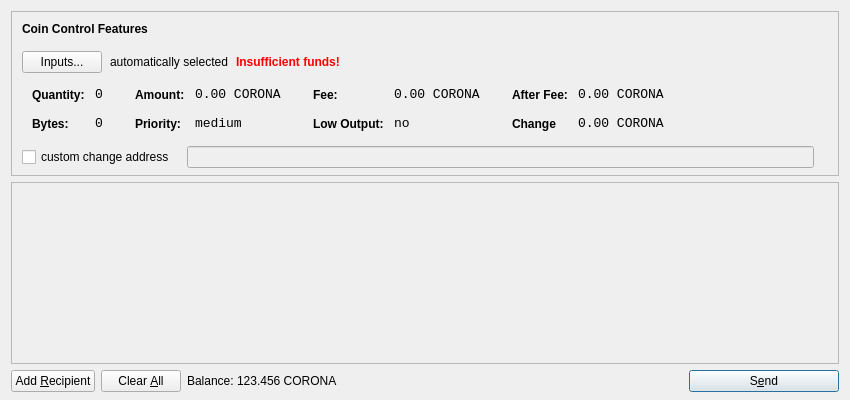
<?xml version="1.0" encoding="UTF-8"?>
<ui version="4.0">
 <class>SendCoinsDialog</class>
 <widget class="QDialog" name="SendCoinsDialog">
  <property name="geometry">
   <rect>
    <x>0</x>
    <y>0</y>
    <width>850</width>
    <height>400</height>
   </rect>
  </property>
  <property name="windowTitle">
   <string>Send Coins</string>
  </property>
  <layout class="QVBoxLayout" name="verticalLayout" stretch="0,1,0">
   <property name="bottomMargin">
    <number>8</number>
   </property>
   <item>
    <widget class="QFrame" name="frameCoinControl">
     <property name="sizePolicy">
      <sizepolicy hsizetype="Expanding" vsizetype="Expanding">
       <horstretch>0</horstretch>
       <verstretch>0</verstretch>
      </sizepolicy>
     </property>
     <property name="maximumSize">
      <size>
       <width>16777215</width>
       <height>16777215</height>
      </size>
     </property>
     <property name="frameShape">
      <enum>QFrame::StyledPanel</enum>
     </property>
     <property name="frameShadow">
      <enum>QFrame::Sunken</enum>
     </property>
     <layout class="QVBoxLayout" name="verticalLayoutCoinControl2">
      <property name="spacing">
       <number>-1</number>
      </property>
      <property name="leftMargin">
       <number>0</number>
      </property>
      <property name="topMargin">
       <number>0</number>
      </property>
      <property name="rightMargin">
       <number>0</number>
      </property>
      <property name="bottomMargin">
       <number>6</number>
      </property>
      <item>
       <layout class="QVBoxLayout" name="verticalLayoutCoinControl" stretch="0,0,0,0,1">
        <property name="spacing">
         <number>0</number>
        </property>
        <property name="leftMargin">
         <number>10</number>
        </property>
        <property name="topMargin">
         <number>10</number>
        </property>
        <item>
         <layout class="QHBoxLayout" name="horizontalLayoutCoinControl1">
          <property name="bottomMargin">
           <number>15</number>
          </property>
          <item>
           <widget class="QLabel" name="labelCoinControlFeatures">
            <property name="sizePolicy">
             <sizepolicy hsizetype="Preferred" vsizetype="Maximum">
              <horstretch>0</horstretch>
              <verstretch>0</verstretch>
             </sizepolicy>
            </property>
            <property name="font">
             <font>
              <weight>75</weight>
              <bold>true</bold>
             </font>
            </property>
            <property name="styleSheet">
             <string notr="true">font-weight:bold;</string>
            </property>
            <property name="text">
             <string>Coin Control Features</string>
            </property>
           </widget>
          </item>
         </layout>
        </item>
        <item>
         <layout class="QHBoxLayout" name="horizontalLayoutCoinControl2" stretch="0,0,0,0">
          <property name="spacing">
           <number>8</number>
          </property>
          <property name="bottomMargin">
           <number>10</number>
          </property>
          <item>
           <widget class="QPushButton" name="pushButtonCoinControl">
            <property name="styleSheet">
             <string notr="true"/>
            </property>
            <property name="text">
             <string>Inputs...</string>
            </property>
           </widget>
          </item>
          <item>
           <widget class="QLabel" name="labelCoinControlAutomaticallySelected">
            <property name="text">
             <string>automatically selected</string>
            </property>
            <property name="margin">
             <number>5</number>
            </property>
           </widget>
          </item>
          <item>
           <widget class="QLabel" name="labelCoinControlInsuffFunds">
            <property name="font">
             <font>
              <weight>75</weight>
              <bold>true</bold>
             </font>
            </property>
            <property name="styleSheet">
             <string notr="true">color:red;font-weight:bold;</string>
            </property>
            <property name="text">
             <string>Insufficient funds!</string>
            </property>
            <property name="margin">
             <number>5</number>
            </property>
           </widget>
          </item>
          <item>
           <spacer name="horizontalSpacerCoinControl">
            <property name="orientation">
             <enum>Qt::Horizontal</enum>
            </property>
            <property name="sizeHint" stdset="0">
             <size>
              <width>40</width>
              <height>1</height>
             </size>
            </property>
           </spacer>
          </item>
         </layout>
        </item>
        <item>
         <widget class="QWidget" name="widgetCoinControl" native="true">
          <property name="sizePolicy">
           <sizepolicy hsizetype="Preferred" vsizetype="Preferred">
            <horstretch>0</horstretch>
            <verstretch>0</verstretch>
           </sizepolicy>
          </property>
          <property name="minimumSize">
           <size>
            <width>0</width>
            <height>0</height>
           </size>
          </property>
          <property name="styleSheet">
           <string notr="true"/>
          </property>
          <layout class="QHBoxLayout" name="horizontalLayoutCoinControl5">
           <property name="margin">
            <number>0</number>
           </property>
           <item>
            <layout class="QHBoxLayout" name="horizontalLayoutCoinControl3" stretch="0,0,0,1">
             <property name="spacing">
              <number>20</number>
             </property>
             <property name="topMargin">
              <number>0</number>
             </property>
             <property name="bottomMargin">
              <number>10</number>
             </property>
             <item>
              <layout class="QFormLayout" name="formLayoutCoinControl1">
               <property name="horizontalSpacing">
                <number>10</number>
               </property>
               <property name="verticalSpacing">
                <number>14</number>
               </property>
               <property name="leftMargin">
                <number>10</number>
               </property>
               <property name="topMargin">
                <number>4</number>
               </property>
               <property name="rightMargin">
                <number>6</number>
               </property>
               <item row="0" column="0">
                <widget class="QLabel" name="labelCoinControlQuantityText">
                 <property name="styleSheet">
                  <string notr="true">font-weight:bold;</string>
                 </property>
                 <property name="text">
                  <string>Quantity:</string>
                 </property>
                 <property name="margin">
                  <number>0</number>
                 </property>
                </widget>
               </item>
               <item row="0" column="1">
                <widget class="QLabel" name="labelCoinControlQuantity">
                 <property name="font">
                  <font>
                   <family>Monospace</family>
                   <pointsize>10</pointsize>
                  </font>
                 </property>
                 <property name="cursor">
                  <cursorShape>IBeamCursor</cursorShape>
                 </property>
                 <property name="contextMenuPolicy">
                  <enum>Qt::ActionsContextMenu</enum>
                 </property>
                 <property name="text">
                  <string>0</string>
                 </property>
                 <property name="margin">
                  <number>0</number>
                 </property>
                 <property name="textInteractionFlags">
                  <set>Qt::LinksAccessibleByMouse|Qt::TextSelectableByKeyboard|Qt::TextSelectableByMouse</set>
                 </property>
                </widget>
               </item>
               <item row="1" column="0">
                <widget class="QLabel" name="labelCoinControlBytesText">
                 <property name="styleSheet">
                  <string notr="true">font-weight:bold;</string>
                 </property>
                 <property name="text">
                  <string>Bytes:</string>
                 </property>
                </widget>
               </item>
               <item row="1" column="1">
                <widget class="QLabel" name="labelCoinControlBytes">
                 <property name="font">
                  <font>
                   <family>Monospace</family>
                   <pointsize>10</pointsize>
                  </font>
                 </property>
                 <property name="cursor">
                  <cursorShape>IBeamCursor</cursorShape>
                 </property>
                 <property name="contextMenuPolicy">
                  <enum>Qt::ActionsContextMenu</enum>
                 </property>
                 <property name="text">
                  <string>0</string>
                 </property>
                 <property name="textInteractionFlags">
                  <set>Qt::LinksAccessibleByMouse|Qt::TextSelectableByKeyboard|Qt::TextSelectableByMouse</set>
                 </property>
                </widget>
               </item>
              </layout>
             </item>
             <item>
              <layout class="QFormLayout" name="formLayoutCoinControl2">
               <property name="horizontalSpacing">
                <number>10</number>
               </property>
               <property name="verticalSpacing">
                <number>14</number>
               </property>
               <property name="leftMargin">
                <number>6</number>
               </property>
               <property name="topMargin">
                <number>4</number>
               </property>
               <property name="rightMargin">
                <number>6</number>
               </property>
               <item row="0" column="0">
                <widget class="QLabel" name="labelCoinControlAmountText">
                 <property name="styleSheet">
                  <string notr="true">font-weight:bold;</string>
                 </property>
                 <property name="text">
                  <string>Amount:</string>
                 </property>
                 <property name="margin">
                  <number>0</number>
                 </property>
                </widget>
               </item>
               <item row="0" column="1">
                <widget class="QLabel" name="labelCoinControlAmount">
                 <property name="font">
                  <font>
                   <family>Monospace</family>
                   <pointsize>10</pointsize>
                  </font>
                 </property>
                 <property name="cursor">
                  <cursorShape>IBeamCursor</cursorShape>
                 </property>
                 <property name="contextMenuPolicy">
                  <enum>Qt::ActionsContextMenu</enum>
                 </property>
                 <property name="text">
                  <string>0.00 CORONA</string>
                 </property>
                 <property name="textInteractionFlags">
                  <set>Qt::LinksAccessibleByMouse|Qt::TextSelectableByKeyboard|Qt::TextSelectableByMouse</set>
                 </property>
                </widget>
               </item>
               <item row="1" column="0">
                <widget class="QLabel" name="labelCoinControlPriorityText">
                 <property name="styleSheet">
                  <string notr="true">font-weight:bold;</string>
                 </property>
                 <property name="text">
                  <string>Priority:</string>
                 </property>
                </widget>
               </item>
               <item row="1" column="1">
                <widget class="QLabel" name="labelCoinControlPriority">
                 <property name="font">
                  <font>
                   <family>Monospace</family>
                   <pointsize>10</pointsize>
                  </font>
                 </property>
                 <property name="cursor">
                  <cursorShape>IBeamCursor</cursorShape>
                 </property>
                 <property name="contextMenuPolicy">
                  <enum>Qt::ActionsContextMenu</enum>
                 </property>
                 <property name="text">
                  <string>medium</string>
                 </property>
                 <property name="textInteractionFlags">
                  <set>Qt::LinksAccessibleByMouse|Qt::TextSelectableByKeyboard|Qt::TextSelectableByMouse</set>
                 </property>
                </widget>
               </item>
              </layout>
             </item>
             <item>
              <layout class="QFormLayout" name="formLayoutCoinControl3">
               <property name="horizontalSpacing">
                <number>10</number>
               </property>
               <property name="verticalSpacing">
                <number>14</number>
               </property>
               <property name="leftMargin">
                <number>6</number>
               </property>
               <property name="topMargin">
                <number>4</number>
               </property>
               <property name="rightMargin">
                <number>6</number>
               </property>
               <item row="0" column="0">
                <widget class="QLabel" name="labelCoinControlFeeText">
                 <property name="styleSheet">
                  <string notr="true">font-weight:bold;</string>
                 </property>
                 <property name="text">
                  <string>Fee:</string>
                 </property>
                 <property name="margin">
                  <number>0</number>
                 </property>
                </widget>
               </item>
               <item row="0" column="1">
                <widget class="QLabel" name="labelCoinControlFee">
                 <property name="font">
                  <font>
                   <family>Monospace</family>
                   <pointsize>10</pointsize>
                  </font>
                 </property>
                 <property name="cursor">
                  <cursorShape>IBeamCursor</cursorShape>
                 </property>
                 <property name="contextMenuPolicy">
                  <enum>Qt::ActionsContextMenu</enum>
                 </property>
                 <property name="text">
                  <string>0.00 CORONA</string>
                 </property>
                 <property name="textInteractionFlags">
                  <set>Qt::LinksAccessibleByMouse|Qt::TextSelectableByKeyboard|Qt::TextSelectableByMouse</set>
                 </property>
                </widget>
               </item>
               <item row="1" column="0">
                <widget class="QLabel" name="labelCoinControlLowOutputText">
                 <property name="styleSheet">
                  <string notr="true">font-weight:bold;</string>
                 </property>
                 <property name="text">
                  <string>Low Output:</string>
                 </property>
                </widget>
               </item>
               <item row="1" column="1">
                <widget class="QLabel" name="labelCoinControlLowOutput">
                 <property name="font">
                  <font>
                   <family>Monospace</family>
                   <pointsize>10</pointsize>
                  </font>
                 </property>
                 <property name="cursor">
                  <cursorShape>IBeamCursor</cursorShape>
                 </property>
                 <property name="contextMenuPolicy">
                  <enum>Qt::ActionsContextMenu</enum>
                 </property>
                 <property name="text">
                  <string>no</string>
                 </property>
                 <property name="textInteractionFlags">
                  <set>Qt::LinksAccessibleByMouse|Qt::TextSelectableByKeyboard|Qt::TextSelectableByMouse</set>
                 </property>
                </widget>
               </item>
              </layout>
             </item>
             <item>
              <layout class="QFormLayout" name="formLayoutCoinControl4">
               <property name="horizontalSpacing">
                <number>10</number>
               </property>
               <property name="verticalSpacing">
                <number>14</number>
               </property>
               <property name="leftMargin">
                <number>6</number>
               </property>
               <property name="topMargin">
                <number>4</number>
               </property>
               <property name="rightMargin">
                <number>6</number>
               </property>
               <item row="0" column="0">
                <widget class="QLabel" name="labelCoinControlAfterFeeText">
                 <property name="styleSheet">
                  <string notr="true">font-weight:bold;</string>
                 </property>
                 <property name="text">
                  <string>After Fee:</string>
                 </property>
                 <property name="margin">
                  <number>0</number>
                 </property>
                </widget>
               </item>
               <item row="0" column="1">
                <widget class="QLabel" name="labelCoinControlAfterFee">
                 <property name="font">
                  <font>
                   <family>Monospace</family>
                   <pointsize>10</pointsize>
                  </font>
                 </property>
                 <property name="cursor">
                  <cursorShape>IBeamCursor</cursorShape>
                 </property>
                 <property name="contextMenuPolicy">
                  <enum>Qt::ActionsContextMenu</enum>
                 </property>
                 <property name="text">
                  <string>0.00 CORONA</string>
                 </property>
                 <property name="textInteractionFlags">
                  <set>Qt::LinksAccessibleByMouse|Qt::TextSelectableByKeyboard|Qt::TextSelectableByMouse</set>
                 </property>
                </widget>
               </item>
               <item row="1" column="0">
                <widget class="QLabel" name="labelCoinControlChangeText">
                 <property name="styleSheet">
                  <string notr="true">font-weight:bold;</string>
                 </property>
                 <property name="text">
                  <string>Change</string>
                 </property>
                </widget>
               </item>
               <item row="1" column="1">
                <widget class="QLabel" name="labelCoinControlChange">
                 <property name="font">
                  <font>
                   <family>Monospace</family>
                   <pointsize>10</pointsize>
                  </font>
                 </property>
                 <property name="cursor">
                  <cursorShape>IBeamCursor</cursorShape>
                 </property>
                 <property name="contextMenuPolicy">
                  <enum>Qt::ActionsContextMenu</enum>
                 </property>
                 <property name="text">
                  <string>0.00 CORONA</string>
                 </property>
                 <property name="textInteractionFlags">
                  <set>Qt::LinksAccessibleByMouse|Qt::TextSelectableByKeyboard|Qt::TextSelectableByMouse</set>
                 </property>
                </widget>
               </item>
              </layout>
             </item>
            </layout>
           </item>
          </layout>
         </widget>
        </item>
        <item>
         <layout class="QHBoxLayout" name="horizontalLayoutCoinControl4" stretch="0,0,0">
          <property name="spacing">
           <number>12</number>
          </property>
          <property name="sizeConstraint">
           <enum>QLayout::SetDefaultConstraint</enum>
          </property>
          <property name="topMargin">
           <number>5</number>
          </property>
          <property name="rightMargin">
           <number>5</number>
          </property>
          <item>
           <widget class="QCheckBox" name="checkBoxCoinControlChange">
            <property name="text">
             <string>custom change address</string>
            </property>
           </widget>
          </item>
          <item>
           <widget class="QLineEdit" name="lineEditCoinControlChange">
            <property name="enabled">
             <bool>false</bool>
            </property>
            <property name="sizePolicy">
             <sizepolicy hsizetype="Expanding" vsizetype="Fixed">
              <horstretch>0</horstretch>
              <verstretch>0</verstretch>
             </sizepolicy>
            </property>
           </widget>
          </item>
          <item>
           <widget class="QLabel" name="labelCoinControlChangeLabel">
            <property name="sizePolicy">
             <sizepolicy hsizetype="Preferred" vsizetype="Expanding">
              <horstretch>0</horstretch>
              <verstretch>0</verstretch>
             </sizepolicy>
            </property>
            <property name="minimumSize">
             <size>
              <width>0</width>
              <height>0</height>
             </size>
            </property>
            <property name="text">
             <string/>
            </property>
            <property name="margin">
             <number>3</number>
            </property>
           </widget>
          </item>
         </layout>
        </item>
        <item>
         <spacer name="verticalSpacerCoinControl">
          <property name="orientation">
           <enum>Qt::Vertical</enum>
          </property>
          <property name="sizeHint" stdset="0">
           <size>
            <width>800</width>
            <height>1</height>
           </size>
          </property>
         </spacer>
        </item>
       </layout>
      </item>
     </layout>
    </widget>
   </item>
   <item>
    <widget class="QScrollArea" name="scrollArea">
     <property name="widgetResizable">
      <bool>true</bool>
     </property>
     <widget class="QWidget" name="scrollAreaWidgetContents">
      <property name="geometry">
       <rect>
        <x>0</x>
        <y>0</y>
        <width>830</width>
        <height>165</height>
       </rect>
      </property>
      <layout class="QVBoxLayout" name="verticalLayout_2">
       <property name="margin">
        <number>0</number>
       </property>
       <item>
        <layout class="QVBoxLayout" name="entries">
         <property name="spacing">
          <number>6</number>
         </property>
        </layout>
       </item>
       <item>
        <spacer name="verticalSpacer">
         <property name="orientation">
          <enum>Qt::Vertical</enum>
         </property>
         <property name="sizeHint" stdset="0">
          <size>
           <width>20</width>
           <height>40</height>
          </size>
         </property>
        </spacer>
       </item>
      </layout>
     </widget>
    </widget>
   </item>
   <item>
    <layout class="QHBoxLayout" name="horizontalLayout">
     <item>
      <widget class="QPushButton" name="addButton">
       <property name="toolTip">
        <string>Send to multiple recipients at once</string>
       </property>
       <property name="text">
        <string>Add &amp;Recipient</string>
       </property>
       <property name="icon">
        <iconset resource="../bitcoin.qrc">
         <normaloff>:/icons/add</normaloff>:/icons/add</iconset>
       </property>
       <property name="autoDefault">
        <bool>false</bool>
       </property>
      </widget>
     </item>
     <item>
      <widget class="QPushButton" name="clearButton">
       <property name="sizePolicy">
        <sizepolicy hsizetype="Minimum" vsizetype="Fixed">
         <horstretch>0</horstretch>
         <verstretch>0</verstretch>
        </sizepolicy>
       </property>
       <property name="toolTip">
        <string>Remove all transaction fields</string>
       </property>
       <property name="text">
        <string>Clear &amp;All</string>
       </property>
       <property name="icon">
        <iconset resource="../bitcoin.qrc">
         <normaloff>:/icons/remove</normaloff>:/icons/remove</iconset>
       </property>
       <property name="autoRepeatDelay">
        <number>300</number>
       </property>
       <property name="autoDefault">
        <bool>false</bool>
       </property>
      </widget>
     </item>
     <item>
      <layout class="QHBoxLayout" name="horizontalLayout_2">
       <property name="spacing">
        <number>3</number>
       </property>
       <item>
        <widget class="QLabel" name="label">
         <property name="sizePolicy">
          <sizepolicy hsizetype="Preferred" vsizetype="Fixed">
           <horstretch>0</horstretch>
           <verstretch>0</verstretch>
          </sizepolicy>
         </property>
         <property name="text">
          <string>Balance:</string>
         </property>
        </widget>
       </item>
       <item>
        <widget class="QLabel" name="labelBalance">
         <property name="sizePolicy">
          <sizepolicy hsizetype="Preferred" vsizetype="Fixed">
           <horstretch>0</horstretch>
           <verstretch>0</verstretch>
          </sizepolicy>
         </property>
         <property name="cursor">
          <cursorShape>IBeamCursor</cursorShape>
         </property>
         <property name="text">
          <string>123.456 CORONA</string>
         </property>
         <property name="textInteractionFlags">
          <set>Qt::LinksAccessibleByMouse|Qt::TextSelectableByKeyboard|Qt::TextSelectableByMouse</set>
         </property>
        </widget>
       </item>
      </layout>
     </item>
     <item>
      <spacer name="horizontalSpacer">
       <property name="orientation">
        <enum>Qt::Horizontal</enum>
       </property>
       <property name="sizeHint" stdset="0">
        <size>
         <width>40</width>
         <height>20</height>
        </size>
       </property>
      </spacer>
     </item>
     <item>
      <widget class="QPushButton" name="sendButton">
       <property name="minimumSize">
        <size>
         <width>150</width>
         <height>0</height>
        </size>
       </property>
       <property name="toolTip">
        <string>Confirm the send action</string>
       </property>
       <property name="text">
        <string>S&amp;end</string>
       </property>
       <property name="icon">
        <iconset resource="../bitcoin.qrc">
         <normaloff>:/icons/send</normaloff>:/icons/send</iconset>
       </property>
       <property name="default">
        <bool>true</bool>
       </property>
      </widget>
     </item>
    </layout>
   </item>
  </layout>
 </widget>
 <resources>
  <include location="../bitcoin.qrc"/>
 </resources>
 <connections/>
</ui>
